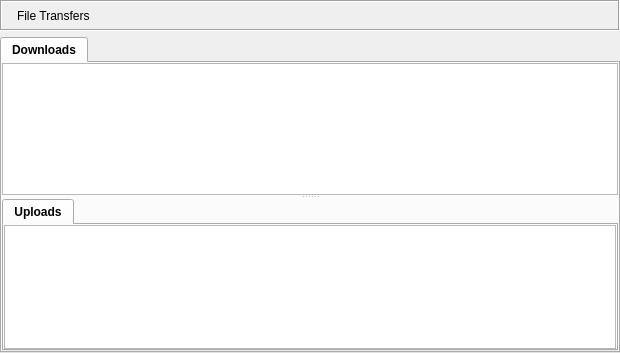
<?xml version="1.0" encoding="UTF-8"?>
<ui version="4.0">
 <class>TransfersDialog</class>
 <widget class="QWidget" name="TransfersDialog">
  <property name="geometry">
   <rect>
    <x>0</x>
    <y>0</y>
    <width>620</width>
    <height>353</height>
   </rect>
  </property>
  <layout class="QVBoxLayout" name="verticalLayout">
   <property name="leftMargin">
    <number>0</number>
   </property>
   <property name="topMargin">
    <number>0</number>
   </property>
   <property name="rightMargin">
    <number>0</number>
   </property>
   <property name="bottomMargin">
    <number>0</number>
   </property>
   <item>
    <widget class="QFrame" name="titleBarFrame">
     <property name="sizePolicy">
      <sizepolicy hsizetype="Preferred" vsizetype="Maximum">
       <horstretch>0</horstretch>
       <verstretch>0</verstretch>
      </sizepolicy>
     </property>
     <property name="frameShape">
      <enum>QFrame::Box</enum>
     </property>
     <property name="frameShadow">
      <enum>QFrame::Sunken</enum>
     </property>
     <layout class="QHBoxLayout" name="horizontalLayout_2">
      <property name="leftMargin">
       <number>2</number>
      </property>
      <property name="topMargin">
       <number>2</number>
      </property>
      <property name="rightMargin">
       <number>2</number>
      </property>
      <property name="bottomMargin">
       <number>2</number>
      </property>
      <item>
       <widget class="QLabel" name="titleBarPixmap">
        <property name="maximumSize">
         <size>
          <width>24</width>
          <height>24</height>
         </size>
        </property>
        <property name="text">
         <string/>
        </property>
        <property name="pixmap">
         <pixmap resource="../icons.qrc">:/icons/png/filesharing.png</pixmap>
        </property>
        <property name="scaledContents">
         <bool>true</bool>
        </property>
       </widget>
      </item>
      <item>
       <widget class="StyledLabel" name="titleBarLabel">
        <property name="text">
         <string>File Transfers</string>
        </property>
       </widget>
      </item>
      <item>
       <spacer>
        <property name="orientation">
         <enum>Qt::Horizontal</enum>
        </property>
        <property name="sizeHint" stdset="0">
         <size>
          <width>123</width>
          <height>13</height>
         </size>
        </property>
       </spacer>
      </item>
      <item>
       <widget class="QToolButton" name="helpButton">
        <property name="focusPolicy">
         <enum>Qt::NoFocus</enum>
        </property>
        <property name="icon">
         <iconset resource="../images.qrc">
          <normaloff>:/icons/help_64.png</normaloff>:/icons/help_64.png</iconset>
        </property>
        <property name="checkable">
         <bool>true</bool>
        </property>
        <property name="autoRaise">
         <bool>true</bool>
        </property>
       </widget>
      </item>
     </layout>
    </widget>
   </item>
   <item>
    <widget class="QTabWidget" name="tabWidget">
     <property name="font">
      <font>
       <weight>75</weight>
       <bold>true</bold>
      </font>
     </property>
     <property name="currentIndex">
      <number>0</number>
     </property>
     <property name="iconSize">
      <size>
       <width>20</width>
       <height>20</height>
      </size>
     </property>
     <property name="movable">
      <bool>false</bool>
     </property>
     <widget class="QWidget" name="tab">
      <attribute name="icon">
       <iconset resource="../icons.qrc">
        <normaloff>:/icons/svg/download.svg</normaloff>:/icons/svg/download.svg</iconset>
      </attribute>
      <attribute name="title">
       <string>Downloads</string>
      </attribute>
      <layout class="QGridLayout" name="gridLayout_2">
       <property name="leftMargin">
        <number>0</number>
       </property>
       <property name="topMargin">
        <number>0</number>
       </property>
       <property name="rightMargin">
        <number>0</number>
       </property>
       <property name="bottomMargin">
        <number>0</number>
       </property>
       <property name="horizontalSpacing">
        <number>6</number>
       </property>
       <property name="verticalSpacing">
        <number>0</number>
       </property>
       <item row="0" column="0">
        <widget class="QSplitter" name="splitter">
         <property name="minimumSize">
          <size>
           <width>0</width>
           <height>0</height>
          </size>
         </property>
         <property name="baseSize">
          <size>
           <width>0</width>
           <height>0</height>
          </size>
         </property>
         <property name="orientation">
          <enum>Qt::Vertical</enum>
         </property>
         <widget class="QTreeView" name="downloadList">
          <property name="mouseTracking">
           <bool>true</bool>
          </property>
          <property name="contextMenuPolicy">
           <enum>Qt::CustomContextMenu</enum>
          </property>
          <property name="editTriggers">
           <set>QAbstractItemView::DoubleClicked|QAbstractItemView::EditKeyPressed|QAbstractItemView::SelectedClicked</set>
          </property>
          <property name="tabKeyNavigation">
           <bool>false</bool>
          </property>
          <property name="showDropIndicator" stdset="0">
           <bool>false</bool>
          </property>
          <property name="dragEnabled">
           <bool>false</bool>
          </property>
          <property name="dragDropMode">
           <enum>QAbstractItemView::NoDragDrop</enum>
          </property>
          <property name="alternatingRowColors">
           <bool>false</bool>
          </property>
          <property name="rootIsDecorated">
           <bool>true</bool>
          </property>
          <property name="uniformRowHeights">
           <bool>true</bool>
          </property>
          <property name="sortingEnabled">
           <bool>true</bool>
          </property>
          <property name="allColumnsShowFocus">
           <bool>false</bool>
          </property>
          <property name="wordWrap">
           <bool>true</bool>
          </property>
          <attribute name="headerStretchLastSection">
           <bool>false</bool>
          </attribute>
         </widget>
         <widget class="QTabWidget" name="tabWidget_2">
          <property name="currentIndex">
           <number>0</number>
          </property>
          <property name="iconSize">
           <size>
            <width>20</width>
            <height>20</height>
           </size>
          </property>
          <property name="elideMode">
           <enum>Qt::ElideNone</enum>
          </property>
          <property name="usesScrollButtons">
           <bool>true</bool>
          </property>
          <property name="documentMode">
           <bool>false</bool>
          </property>
          <property name="tabsClosable">
           <bool>false</bool>
          </property>
          <property name="movable">
           <bool>false</bool>
          </property>
          <widget class="QWidget" name="uploadsTab">
           <attribute name="icon">
            <iconset resource="../icons.qrc">
             <normaloff>:/icons/svg/upload.svg</normaloff>:/icons/svg/upload.svg</iconset>
           </attribute>
           <attribute name="title">
            <string>Uploads</string>
           </attribute>
           <layout class="QGridLayout" name="gridLayout">
            <property name="leftMargin">
             <number>0</number>
            </property>
            <property name="topMargin">
             <number>0</number>
            </property>
            <property name="rightMargin">
             <number>0</number>
            </property>
            <property name="bottomMargin">
             <number>0</number>
            </property>
            <item row="0" column="0">
             <widget class="QTreeView" name="uploadsList">
              <property name="contextMenuPolicy">
               <enum>Qt::CustomContextMenu</enum>
              </property>
              <property name="sortingEnabled">
               <bool>true</bool>
              </property>
             </widget>
            </item>
           </layout>
          </widget>
         </widget>
        </widget>
       </item>
      </layout>
     </widget>
    </widget>
   </item>
  </layout>
 </widget>
 <customwidgets>
  <customwidget>
   <class>StyledLabel</class>
   <extends>QLabel</extends>
   <header>gui/common/StyledLabel.h</header>
  </customwidget>
 </customwidgets>
 <resources>
  <include location="../images.qrc"/>
  <include location="../icons.qrc"/>
 </resources>
 <connections/>
</ui>
